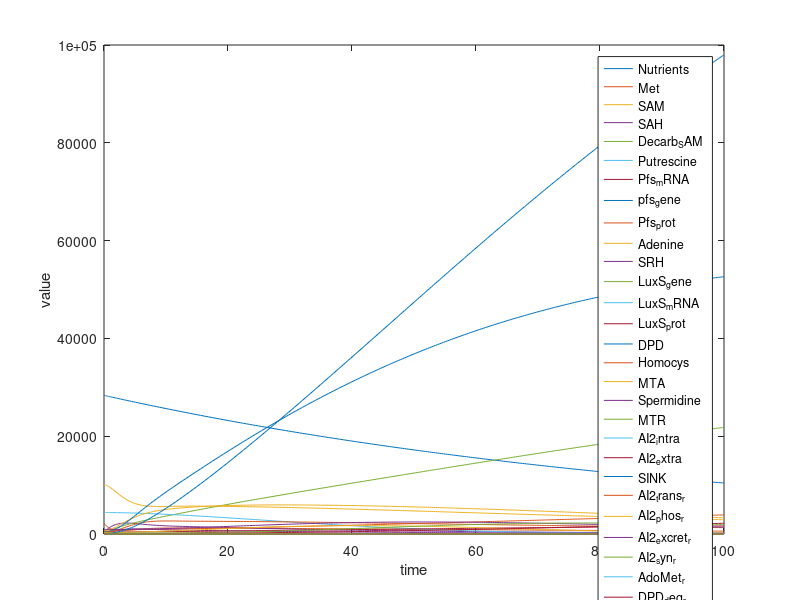

This figure's MATLAB source:


% Automatically generated from MODEL8262229752_curry.
% Original number of species: 47.
% Original number of reactions: 25.

% Correspondence with original names:
%     y(1) = Nutrients
%     y(2) = Met
%     y(3) = SAM
%     y(4) = SAH
%     y(5) = Decarb_SAM
%     y(6) = Putrescine
%     y(7) = Pfs_mRNA
%     y(8) = pfs_gene
%     y(9) = Pfs_prot
%     y(10) = Adenine
%     y(11) = SRH
%     y(12) = LuxS_gene
%     y(13) = LuxS_mRNA
%     y(14) = LuxS_prot
%     y(15) = DPD
%     y(16) = Homocys
%     y(17) = MTA
%     y(18) = Spermidine
%     y(19) = MTR
%     y(20) = AI2_intra
%     y(21) = AI2_extra
%     y(22) = SINK
%     y(23) = AI2_trans_r
%     y(24) = AI2_phos_r
%     y(25) = AI2_excret_r
%     y(26) = AI2_syn_r
%     y(27) = AdoMet_r
%     y(28) = DPD_deg_r
%     y(29) = LuxS_mRNA_d
%     y(30) = LuxS_prot_d
%     y(31) = LuxS_transc
%     y(32) = LuxS_transl
%     y(33) = MTR_e
%     y(34) = MTR_syn_r
%     y(35) = Met_recov
%     y(36) = Methy_trans
%     y(37) = Pfs_prot_d
%     y(38) = Polyamine_uti
%     y(39) = SAH_Hydro_r
%     y(40) = SAM_Dec
%     y(41) = SRH_cleav
%     y(42) = SpeE_syn_r
%     y(43) = Spermi_uti
%     y(44) = b_reac_r
%     y(45) = pfs_mRNA_d
%     y(46) = pfs_transc
%     y(47) = pfs_transl


function MODEL8262229752_curry
[T,Y]=ode45(@ode,[0 100.0],[  28350.0 2248.0 10000.0 320.0 220.0 4400.0 32.0 1.0 800.0 596.0 300.0 1.0 16.0 400.0 300.0 300.0 296.0 940.0 180.0 60.0 60.0 0.0 0.0 0.0 0.25 0.00067 0.962 0.005 0.03 0.012 1.25 0.74 0.02 0.0000221 0.35 0.15 0.003 0.15 0.00055 0.055 0.00224 0.00000403 0.0208 0.01 0.022 2.1 0.54]);
 function array =  getSpecies(y)
array =  Y(:,y);
end

% Output contains population trajectory of all species:
plot(T,Y(:,1));
hold on;
plot(T,Y(:,2));
hold on;
plot(T,Y(:,3));
hold on;
plot(T,Y(:,4));
hold on;
plot(T,Y(:,5));
hold on;
plot(T,Y(:,6));
hold on;
plot(T,Y(:,7));
hold on;
plot(T,Y(:,8));
hold on;
plot(T,Y(:,9));
hold on;
plot(T,Y(:,10));
hold on;
plot(T,Y(:,11));
hold on;
plot(T,Y(:,12));
hold on;
plot(T,Y(:,13));
hold on;
plot(T,Y(:,14));
hold on;
plot(T,Y(:,15));
hold on;
plot(T,Y(:,16));
hold on;
plot(T,Y(:,17));
hold on;
plot(T,Y(:,18));
hold on;
plot(T,Y(:,19));
hold on;
plot(T,Y(:,20));
hold on;
plot(T,Y(:,21));
hold on;
plot(T,Y(:,22));
hold on;
plot(T,Y(:,23));
hold on;
plot(T,Y(:,24));
hold on;
plot(T,Y(:,25));
hold on;
plot(T,Y(:,26));
hold on;
plot(T,Y(:,27));
hold on;
plot(T,Y(:,28));
hold on;
plot(T,Y(:,29));
hold on;
plot(T,Y(:,30));
hold on;
plot(T,Y(:,31));
hold on;
plot(T,Y(:,32));
hold on;
plot(T,Y(:,33));
hold on;
plot(T,Y(:,34));
hold on;
plot(T,Y(:,35));
hold on;
plot(T,Y(:,36));
hold on;
plot(T,Y(:,37));
hold on;
plot(T,Y(:,38));
hold on;
plot(T,Y(:,39));
hold on;
plot(T,Y(:,40));
hold on;
plot(T,Y(:,41));
hold on;
plot(T,Y(:,42));
hold on;
plot(T,Y(:,43));
hold on;
plot(T,Y(:,44));
hold on;
plot(T,Y(:,45));
hold on;
plot(T,Y(:,46));
hold on;
plot(T,Y(:,47));
hold on;
xlabel('time');
ylabel('value');
legend('Nutrients','Met','SAM','SAH','Decarb_SAM','Putrescine','Pfs_mRNA','pfs_gene','Pfs_prot','Adenine','SRH','LuxS_gene','LuxS_mRNA','LuxS_prot','DPD','Homocys','MTA','Spermidine','MTR','AI2_intra','AI2_extra','SINK','AI2_trans_r','AI2_phos_r','AI2_excret_r','AI2_syn_r','AdoMet_r','DPD_deg_r','LuxS_mRNA_d','LuxS_prot_d','LuxS_transc','LuxS_transl','MTR_e','MTR_syn_r','Met_recov','Methy_trans','Pfs_prot_d','Polyamine_uti','SAH_Hydro_r','SAM_Dec','SRH_cleav','SpeE_syn_r','Spermi_uti','b_reac_r','pfs_mRNA_d','pfs_transc','pfs_transl');
end

function dy =  ode(t,y) 
  pAI2_trans_r = 1.0;
  pAI2_phos_r = 1.0;
  pAI2_excret_r = 1.0;
  pAI2_syn_r = 1.0;
  pAdoMet_r = 1.0;
  pDPD_deg_r = 1.0;
  pLuxS_mRNA_d = 1.0;
  pLuxS_prot_d = 1.0;
  pLuxS_transc = 1.0;
  pLuxS_transl = 1.0;
  pMTR_e = 1.0;
  pMTR_syn_r = 1.0;
  pMet_recov = 1.0;
  pMethy_trans = 1.0;
  pPfs_prot_d = 1.0;
  pPolyamine_uti = 1.0;
  pSAH_Hydro_r = 1.0;
  pSAM_Dec = 1.0;
  pSRH_cleav = 1.0;
  pSpeE_syn_r = 1.0;
  pSpermi_uti = 1.0;
  pb_reac_r = 1.0;
  ppfs_mRNA_d = 1.0;
  ppfs_transc = 1.0;
  ppfs_transl = 1.0;

  dy=zeros(47,1);

  dy(1) = -pb_reac_r*y(1)*y(44);
  dy(2) = pb_reac_r*y(1)*y(44) + -pAdoMet_r*y(2)*y(27) + pMet_recov*y(16)*y(35);
  dy(3) = pAdoMet_r*y(2)*y(27) + -pMethy_trans*y(3)*y(36) + -pSAM_Dec*y(3)*y(40);
  dy(4) = pMethy_trans*y(3)*y(36) + -pSAH_Hydro_r*y(4)*y(9)*y(39);
  dy(5) = pSAM_Dec*y(3)*y(40) + -pSpeE_syn_r*y(5)*y(6)*y(42);
  dy(6) = -pSpeE_syn_r*y(5)*y(6)*y(42);
  dy(7) = -ppfs_mRNA_d*y(7)*y(45) + ppfs_transc*y(8)*y(46);
  dy(8) = 0;
  dy(9) = -pPfs_prot_d*y(9)*y(37) + ppfs_transl*y(7)*y(47);
  dy(10) = pMTR_syn_r*y(9)*y(17)*y(34) + -pPolyamine_uti*y(10)*y(38) + pSAH_Hydro_r*y(4)*y(9)*y(39);
  dy(11) = pSAH_Hydro_r*y(4)*y(9)*y(39) + -pSRH_cleav*y(11)*y(14)*y(41);
  dy(12) = 0;
  dy(13) = -pLuxS_mRNA_d*y(13)*y(29) + pLuxS_transc*y(12)*y(31);
  dy(14) = -pLuxS_prot_d*y(14)*y(30) + pLuxS_transl*y(13)*y(32);
  dy(15) = pSRH_cleav*y(11)*y(14)*y(41) + -pDPD_deg_r*y(15)*y(28) + -pAI2_syn_r*y(15)*y(26);
  dy(16) = pSRH_cleav*y(11)*y(14)*y(41) + -pMet_recov*y(16)*y(35);
  dy(17) = pSpeE_syn_r*y(5)*y(6)*y(42) + -pMTR_syn_r*y(9)*y(17)*y(34);
  dy(18) = pSpeE_syn_r*y(5)*y(6)*y(42) + -pSpermi_uti*y(18)*y(43);
  dy(19) = pMTR_syn_r*y(9)*y(17)*y(34) + -pMTR_e*y(19)*y(33);
  dy(20) = pAI2_syn_r*y(15)*y(26) + -pAI2_excret_r*y(20)*y(25) + pAI2_trans_r*y(21)*y(23) + -pAI2_phos_r*y(20)*y(24);
  dy(21) = pAI2_excret_r*y(20)*y(25) + -pAI2_trans_r*y(21)*y(23);
  dy(22) = pSpermi_uti*y(18)*y(43) + pMTR_e*y(19)*y(33) + pPolyamine_uti*y(10)*y(38) + pPfs_prot_d*y(9)*y(37) + ppfs_mRNA_d*y(7)*y(45) + pDPD_deg_r*y(15)*y(28) + pLuxS_prot_d*y(14)*y(30) + pLuxS_mRNA_d*y(13)*y(29) + pAI2_phos_r*y(20)*y(24);
  dy(23) = 0;
  dy(24) = 0;
  dy(25) = 0;
  dy(26) = 0;
  dy(27) = 0;
  dy(28) = 0;
  dy(29) = 0;
  dy(30) = 0;
  dy(31) = 0;
  dy(32) = 0;
  dy(33) = 0;
  dy(34) = 0;
  dy(35) = 0;
  dy(36) = 0;
  dy(37) = 0;
  dy(38) = 0;
  dy(39) = 0;
  dy(40) = 0;
  dy(41) = 0;
  dy(42) = 0;
  dy(43) = 0;
  dy(44) = 0;
  dy(45) = 0;
  dy(46) = 0;
  dy(47) = 0;
end
